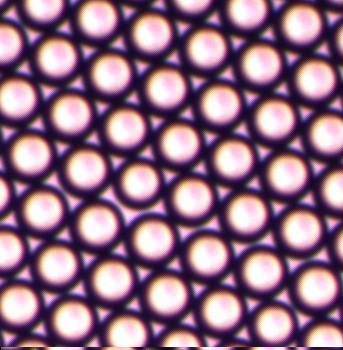
#> input picture circles04.jpg, 343 x 350 px
$ python modyfied3.1_foto_from_KAA.py
#> lines starting #> are read from the running program, lines starting #| are printed output that depends on the picture; after the words box and inside, x2 and y2 are one past the last pixel; in counts of white or black regions, pixels touching at a corner belong together
"""  coded by Dvoretsky Vasily
     mail:  vasya.dvoretsky@yandex.ru
 """
"""importing required libraries """
import cv2                                   #library of computer vision
import numpy as np                           #library of math
from mpl_toolkits.mplot3d import Axes3D      #library for plots
import matplotlib.pyplot as plt              # -||-
import matplotlib                            # -||-


"""importing the image"""
""" IMAGES FOR WORK

circles04.jpg - small picture to try the parameters
circles3      - big (1076) picture to show contrasting of an images

"""

"""opening an image for work"""
img = cv2.imread('circles04.jpg',3)
#> img is the input picture: shape (350, 343, 3); mean B, G, R 132.1, 110.2, 145.3
#imshow(img)
cv2.circle(img, (22,22),10, (200,200,80), -1)
#> img: shape (350, 343, 3); 0.26% of pixels changed, all inside (x1, y1, x2, y2) = (12, 12, 33, 33)


#"""drawing a circle of certain size """
#cv2.circle(img, (22,22),21, (200,200,80), -1)
"""converting of the image into grayscale """
gray = cv2.cvtColor(img, cv2.COLOR_BGR2GRAY)
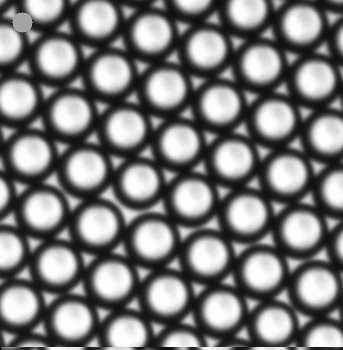
#> gray: shape (350, 343); min 9, max 255, mean 123.5
#cv2.imshow('circles', gray )

"""cv.HOUGH_GRADIENT is one of the Detection method to use
Python: cv2.HoughCircles(image, method, dp, minDist[, circles[, param1[, param2[, minRadius[, maxRadius]]]]]) → circles
    Parameters:
    ---image – 8-bit, single-channel, grayscale input image.

    ---circles – Output vector of found circles.
    Each vector is encoded as a 3-element floating-point vector (x, y, radius) .

    ---circle_storage – In C function this is a memory storage that will contain
    the output sequence of found circles.

    ---method – Detection method to use. Currently, the only implemented method
    is CV_HOUGH_GRADIENT , which is basically 21HT , described in [Yuen12.50].

    ---dp – Inverse ratio of the accumulator resolution to the image resolution.
    For example, if dp=1 , the accumulator has the same resolution as the input image.
    If dp=2 , the accumulator has half as big width and height.

    ---minDist – Minimum distance between the centers of the detected circles.
    If the parameter is too small, multiple neighbor circles may be falsely
    detected in addition to a true one. If it is too large, some circles may be missed.

    ---param1 – First method-specific parameter. In case of CV_HOUGH_GRADIENT ,
    it is the higher threshold of the two passed to the Canny() edge detector
    (the lower one is twice smaller).

    ---param2 – Second method-specific parameter. In case of CV_HOUGH_GRADIENT ,
    it is the accumulator threshold for the circle centers at the detection stage.
    The smaller it is, the more false circles may be detected.
    Circles, corresponding to the larger accumulator values, will be returned first.

    ---minRadius – Minimum circle radius.

    ---maxRadius – Maximum circle radius.

"""
image_to_work_with = gray
# [7 lines of commented-out code are left out]

"""Applying Hough algorithm to the image"""
circles = cv2.HoughCircles(gray, cv2.HOUGH_GRADIENT, 1,33,param1=2,param2=15,minRadius=15,maxRadius=20)
#> circles = 45 rows, first 8: [153.5, 239.5, 18.3], [221.5, 310.5, 18.3], [301.5, 23.5, 18.3], [56.5, 57.5, 18.3], [57.5, 264.5, 18.3], [70.5, 113.5, 18.3], [246.5, 213.5, 18.3], [206.5, 48.5, 18]
print("  [X   ],[Y   ],[R  ]")
print( circles)
#> (printed output is left out)


"""определение среднего радиуса"""

n = 0
r_sum = 0
for i in range(np.shape(circles)[1]):
    r_sum = r_sum + circles[0][i][2]
    n=n+1
#> this loop made 45 passes
#> r_sum on passes 1 to 12: 18.3, 36.6, 54.9, 73.2, 91.5, 109.8, 128.1, 146.1, 164.4, 182.5, 200.8, 219.1
#> after the loop, n = 45; r_sum = 818.9
#print("кол-во шаров",n)
R = np.int64(r_sum/n )
#> R = 18
print("Средний радиус",R)
#| Средний радиус 18

"""A bit of  information for people without without telepathic abilities  XD
#   circles is a three-dimensional array of ([[[x1, y1,r1]
                                               [x2, y2,r2]
                                               ..........
                                               [xn,yn,rn]]])

#   it can be represented as              ([[[i[0][ 0 ][0],i[0][ 0 ][1],i[0][ 0 ][2]]
                                             [i[0][ 1 ][0],i[0][ 1 ][1],i[0][ 1 ][2]]
                                              ........................................
                                             [i[0][n-1][0],i[0][n-1][1],i[0][n-1][2]]]])
#
#            n is a number of found by hough algorithm circles
#       to decreaze the dimensions of an array i use ...
#       array = array[0]
#       it converts the array into         ([[[i[ 0 ][0],i[ 0 ][1],i[ 0 ][2]]
                                              [i[ 1 ][0],i[ 1 ][1],i[ 1 ][2]]
                                              ........................................
                                              [i[n-1][0],i[n-1][1],i[n-1][2]]]])
#        thus shortening the length of the request
#

"""


"""wrшtes number of circles, uses original matrix named circles"""

height, width = img.shape[:2]    #defining the parameters of chosen image
#> height = 350; width = 343
img_mesh      = np.zeros((height, width,3), np.uint8)  # new picture for mesh
img_number    = img.copy() #making copies for monitoring images  Number of circle
img_found     = img.copy() #making copies for monitoring images  Drawing found circles om image
img_found_4R  = img.copy() #making copies for monitoring images  Drawing found circles and 4R-circles om image
img_KNN       = img.copy() #making copies for monitoring images  Drawing number of neighbour circles

""" Piece where number,found and found4R images are filled"""
Number_of_circles=0
font = cv2.FONT_HERSHEY_SIMPLEX    #initializing one of fonts
for i in circles[0,:]:
    #Black bold text as a background
    cv2.putText(img_number,str(Number_of_circles),(int(i[0]-5),int(i[1]+8)),font, 0.6,(255,255,255),2,cv2.LINE_AA)
    #white thin text
    cv2.putText(img_number,str(Number_of_circles),(int(i[0]-5),int(i[1]+8)),font, 0.6,(0  ,0  ,0  ),1,cv2.LINE_AA)
    #writing radiuses of found circles
    cv2.putText(img_found,str(i[2]),(int(i[0]-5),int(i[1]+8)),font, 0.6,(0  ,0  ,0  ),1,cv2.LINE_AA)

    #drawing circles
    cv2.circle(img_found,(i[0],i[1]),i[2],(0,255,0),2)
    #drawing centers of circles
    cv2.circle(img_found,(i[0],i[1]),2,(0,0,255),3)

    #drawing 4R-circles
    cv2.circle(img_found_4R,(i[0],i[1]),4*R,(160,50,200),2)
    #drawing circles
    cv2.circle(img_found_4R,(i[0],i[1]),i[2],(0,255,0),2)
    #drawing centers of circles
    cv2.circle(img_found_4R,(i[0],i[1]),2,(0,0,255),3)
    #adding a number of circle
    Number_of_circles=Number_of_circles+1
#> this loop made 45 passes
#> i on passes 1 to 12: [153.5, 239.5, 18.3], [221.5, 310.5, 18.3], [301.5, 23.5, 18.3], [56.5, 57.5, 18.3], [57.5, 264.5, 18.3], [70.5, 113.5, 18.3], [246.5, 213.5, 18.3], [206.5, 48.5, 18], [125.5, 127.5, 18.3], [30.5, 154.5, 18.1], [111.5, 73.5, 18.3], [16.5, 98.5, 18.3]
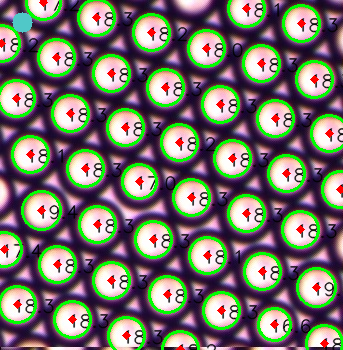
#> img_found: shape (350, 343, 3); mean B, G, R 106.9, 117.4, 118.2
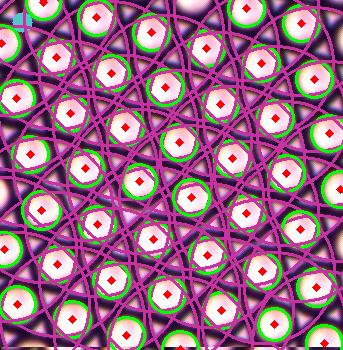
#> img_found_4R: shape (350, 343, 3); mean B, G, R 134.3, 108.3, 156.1
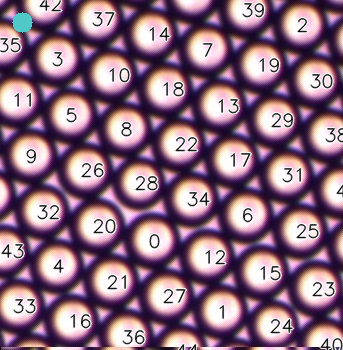
#> img_number: shape (350, 343, 3); mean B, G, R 127.8, 106.9, 139.7
#> after the loop, Number_of_circles = 45


"""A piece where LAB algorithms are defined """
original_array = circles
#> original_array has the same summary as circles
or_a = original_array[0]   # decreasing dimencion of an array
#> or_a has the same summary as circles

# [55 lines of commented-out code are left out]


"""radius shoul be between Rmid and sqrt(3)*Rmid"""
# [5 lines of commented-out code are left out]
"""функция квадрата длинны отрезка меж 2 точек """
def d2xy(mat,i,j):
    len = (mat[j][0]-mat[i][0])**2 + (mat[j][1]-mat[i][1])**2
    return len
#"""функция квадратов расстояний по x"""
#def d2y(mat,i,j):
#    return (mat[j][1]-mat[i][1])**2
"""_________________________________________"""
# [5 lines of commented-out code are left out]


print("/////////////////////////////")


d, H , W = np.shape(original_array)   #Defining shape of an array
#> d = 1; H = 45; W = 3
Mat_w = 5   #Width of matrix
Mat_h = H
#> Mat_h = 45
matrix     = [[0 for x in range(Mat_w)] for y in range(Mat_h)]
#matrix_x   = [[0 for x in range(1)    ] for y in range(Mat_h)]
matrix_y   = [[0 for x in range(1)    ] for y in range(Mat_h)]
#matrix_knn = [[0 for x in range(1)    ] for y in range(Mat_h)]
for i in range(H):
    for j in range(H):
        if matrix[i][4]<12.5:
            if (i==j) and (j<H) and (i<H):
                print("||| 1         |||",i+1,j+1)
                j=j+1
            elif (i==j) and (j<H) and (i>=H):
                print("||| 2            |||",i+1,j+1)
                break
            elif (i==j) and (j>=H) :
                print("||| 3            |||",i+1,j+1)
                i=i+1
                j=0
            elif (i!=j) and (d2xy(original_array[0],i,j)< 12.5*(R**2)) and (j<H) and (i>=H):
                print("||| 4            |||",i+1,j+1,"|||+1|||")
#                cv2.line(img,(original_array[0][i][1],original_array[0][i][2]),(original_array[0][j][1],original_array[0][j][2]),(0,0,0),5)
#                cv2.line(img,(circles[0][i][0],circles[0][i][1]),(circles[0][j][0],circles[0][j][1]),(2012.5, 46, 182),3)
                matrix[i][4] = matrix[i][4]+1
                matrix[i][0] = i+1
                matrix[i][1] = original_array[0][i][0]
                matrix[i][2] = original_array[0][i][1]
                matrix[i][3] = original_array[0][i][2]
#                matrix_x[i]=original_array[0][i][0]
                matrix_y[i]=original_array[0][i][2]
#                matrix_knn[i]=matrix[i][4]


                break
            elif (i!=j) and (d2xy(original_array[0],i,j)< 12.5*(R**2)) and (j<H) and (i<H):
                print("||| 5            |||",i+1,j+1,"|||++1|||")
                matrix[i][4] = matrix[i][4]+1
# [15 lines of commented-out code are left out]

                matrix[i][0] = i+1
                matrix[i][1] = original_array[0][i][0]
                matrix[i][2] = original_array[0][i][1]
                matrix[i][3] = original_array[0][i][2]
#                matrix_x[i]=original_array[0][i][0]
                matrix_y[i]=original_array[0][i][2]
#                matrix_knn[i]=matrix[i][4]
                j=j+1
            elif (i!=j) and (d2xy(original_array[0],i,j)< 12.5*(R**2)) and (j>=H):
                print("||| 6            |||",i+1,j+1,"|||+1|||")
#                cv2.line(img,(original_array[0][i][1],original_array[0][i][2]),(original_array[0][j][1],original_array[0][j][2]),(0,0,0),5)
#                cv2.line(img,(circles[0][i][0],circles[0][i][1]),(circles[0][j][0],circles[0][j][1]),(30, 240, 412.5),2)
                matrix[i][4] = matrix[i][4]+1
                matrix[i][0] = i+1
                matrix[i][1] = original_array[0][i][0]
                matrix[i][2] = original_array[0][i][1]
                matrix[i][3] = original_array[0][i][2]
#                matrix_x[i]=original_array[0][i][0]
                matrix_y[i]=original_array[0][i][2]
#                matrix_knn[i]=matrix[i][4]
                i=i+1
                j=0
            elif (i!=j) and (d2xy(original_array[0],i,j)>= 12.5*(R**2)) and (j>=H):
                print("||| 7            |||",i+1,j+1)
                i=i+1
                j=0
            elif (i!=j) and (d2xy(original_array[0],i,j)>= 12.5*(R**2)) and (j<H) and (i<H):
                print("||| 8            |||",i+1,j+1)
                j=j+1
            elif (i!=j) and (d2xy(original_array[0],i,j)>= 12.5*(R**2)) and (j<H) and (i>=H):
                print("||| 12.5            |||",i+1,j+1)
                break
        else:
            print("----------------------------------------------------------------6 ALREADY-----")
            break
# [4 lines of commented-out code are left out]


for i in range(H):
    cv2.putText(img_KNN,str(matrix[i][4]),(int(matrix[i][1]-5),int(matrix[i][2]+8)),font, 0.6,(0  ,0  ,0  ),1,cv2.LINE_AA)
    for j in range(H):
        if (i==j) and (j<H) and (i<H):
            print("||| 1         |||",i+1,j+1)
            j=j+1
        elif (i==j) and (j<H) and (i>=H):
            print("||| 2            |||",i+1,j+1)
            break
        elif (i==j) and (j>=H) :
            print("||| 3            |||",i+1,j+1)
            i=i+1
            j=0
        elif (i!=j) and (d2xy(original_array[0],i,j)< 12.5*(R**2)) and (j<H) and (i>=H):
            print("||| 4            |||",i+1,j+1,"|||+1|||")
            break
#            if  matrix[i][4]==6 and matrix[j][4] ==6:
#                cv2.line(mesh,(matrix[i][1],matrix[i][2]),((int(matrix[i][1]+matrix[j][1])/2),(int(matrix[i][2]+matrix[j][2])/2)),(2012.5, 46, 182),3)


#

        elif (i!=j) and (d2xy(original_array[0],i,j)< 12.5*(R**2)) and (j<H) and (i<H):
            print("||| 5            |||",i+1,j+1,"|||++1|||")
            if  matrix[i][4]==6 :
                cv2.line(img_mesh,(int(matrix[i][1]),int(matrix[i][2])),((int((matrix[i][1]+matrix[j][1])/2)),int((matrix[i][2]+matrix[j][2])/2)),(2012.5, 46, 182),1)
            elif  matrix[i][4]==5 :
                cv2.line(img_mesh,(int(matrix[i][1]),int(matrix[i][2])),((int((matrix[i][1]+matrix[j][1])/2)),int((matrix[i][2]+matrix[j][2])/2)),(0, 0, 255),1)
            elif  matrix[i][4]==4 :
                cv2.line(img_mesh,(int(matrix[i][1]),int(matrix[i][2])),((int((matrix[i][1]+matrix[j][1])/2)),int((matrix[i][2]+matrix[j][2])/2)),(0, 255, 255),1)
            elif  matrix[i][4]==3 :
                cv2.line(img_mesh,(int(matrix[i][1]),int(matrix[i][2])),((int((matrix[i][1]+matrix[j][1])/2)),int((matrix[i][2]+matrix[j][2])/2)),(255,255,255),1)
            elif  matrix[i][4]==2 :
                cv2.line(img_mesh,(int(matrix[i][1]),int(matrix[i][2])),((int((matrix[i][1]+matrix[j][1])/2)),int((matrix[i][2]+matrix[j][2])/2)),(255, 255,0),1)
            elif  matrix[i][4]==1 :
                cv2.line(img_mesh,(int(matrix[i][1]),int(matrix[i][2])),((int((matrix[i][1]+matrix[j][1])/2)),int((matrix[i][2]+matrix[j][2])/2)),(255, 0, 0),1)
            j=j+1
        elif (i!=j) and (d2xy(original_array[0],i,j)< 12.5*(R**2)) and (j>=H):
            print("||| 6            |||",i+1,j+1,"|||+1|||")
            i=i+1
            j=0
        elif (i!=j) and (d2xy(original_array[0],i,j)>= 12.5*(R**2)) and (j>=H):
            print("||| 7            |||",i+1,j+1)
            i=i+1
            j=0
        elif (i!=j) and (d2xy(original_array[0],i,j)>= 12.5*(R**2)) and (j<H) and (i<H):
            print("||| 8            |||",i+1,j+1)
            j=j+1
        elif (i!=j) and (d2xy(original_array[0],i,j)>= 12.5*(R**2)) and (j<H) and (i>=H):
            print("||| 12.5            |||",i+1,j+1)
            break
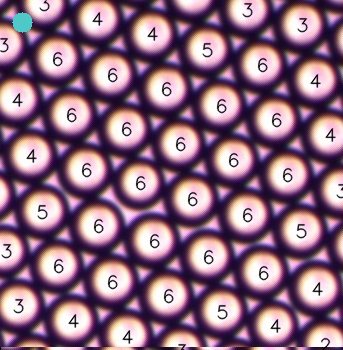
#> img_KNN: shape (350, 343, 3); mean B, G, R 128.5, 106.9, 141.3
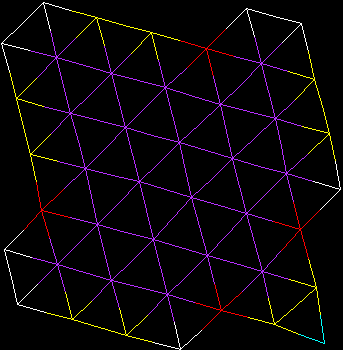
#> img_mesh: shape (350, 343, 3); mean B, G, R 8.3, 4.8, 9.4

# [21 lines of commented-out code are left out]
mina = 2*R
maxb = 0
for i in range(H):
    c=np.min(original_array[0][i][2])
    if mina>c:
#        print("min,c",mina," ",c,"min",mina,"R",R)
        mina=c
#        print("min",mina)
    elif c>maxb:
        maxb=c
#        print("max,c",maxb," ",c,"max",maxb,"R",R)

    else:
        i=i+1
#        print("------------")

print(" минимальный радиус =",mina)
print("максимальный радиус =",maxb)
print("отклонение меньшего от среднеарифметического =",((R-mina)/R)*100,"%")
print("отклонение большего от среднеарифметического =",((maxb-R)/R)*100,"%")
#print(max(a[1]))


img_stacked1 = np.concatenate((img     , img_found  , img_found_4R), axis=1)
img_stacked2 = np.concatenate((img_mesh,img_number  , img_KNN     ), axis=1)
img_stacked = np.concatenate((img_stacked1, img_stacked2), axis=0)
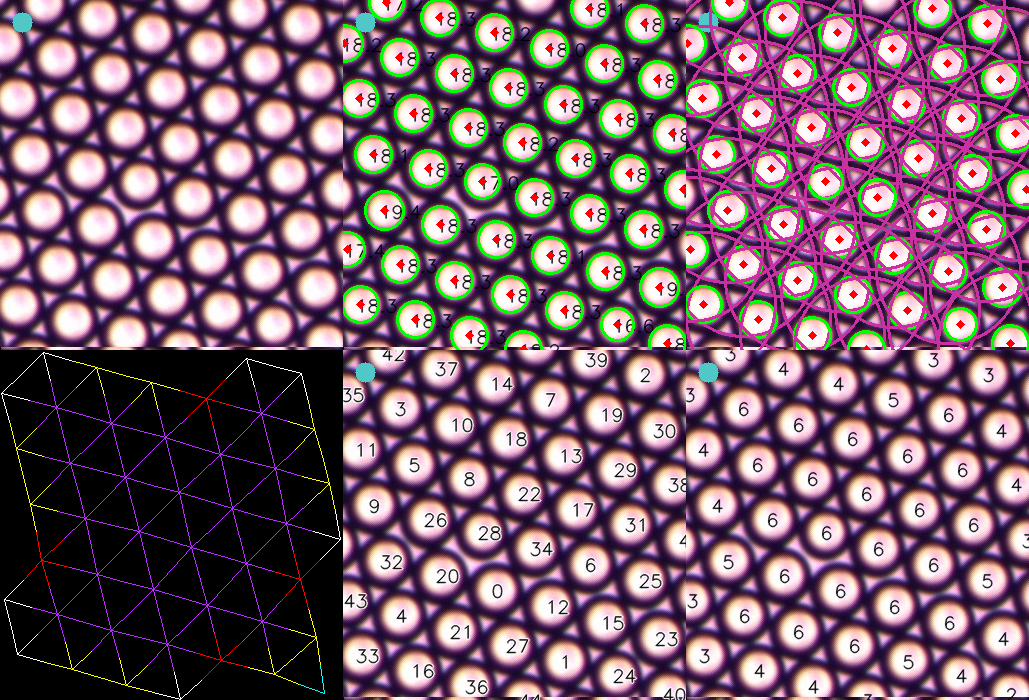
#> img_stacked: shape (700, 1029, 3); mean B, G, R 106.4, 92.5, 118.3
cv2.namedWindow('staked', cv2.WINDOW_NORMAL)
cv2.imshow('staked',img_stacked)

cv2.imwrite('out_12.5_F0000012.png', img_stacked)


# [22 lines of commented-out code are left out]


print("кол-во шаров",n)


# [54 lines of commented-out code are left out]
k = cv2.waitKey(0)
#> (key Esc is pressed here)
if k == 27:
    cv2.destroyAllWindows()

$ run again, with circles01.jpg copied over circles04.jpg
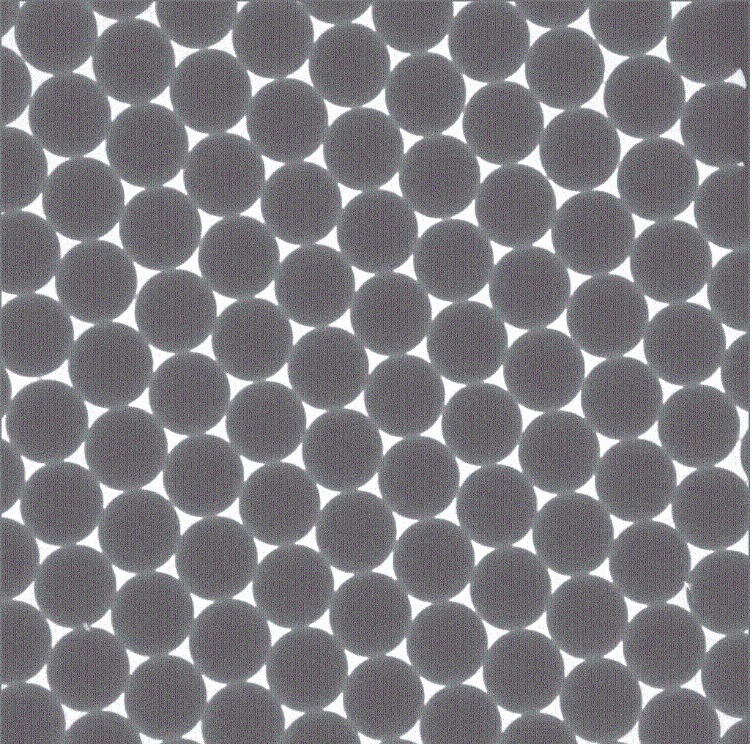
#> input picture circles01.jpg, 752 x 744 px
#> img is the input picture: shape (744, 752, 3); mean B, G, R 127.8, 123, 124.8
#> img: shape (744, 752, 3); 0.06% of pixels changed, all inside (x1, y1, x2, y2) = (12, 12, 33, 33)
#> circles = 21 rows, first 8: [476.5, 349.5, 19.4], [468.5, 405.5, 19.4], [21.5, 660.5, 19.4], [186.5, 693.5, 19.4], [207.5, 186.5, 19.4], [533.5, 690.5, 19.4], [612.5, 485.5, 17.2], [269.5, 484.5, 19.4]
#> (printed output is left out)
#> the loop `for i in range(np.shape(circles)[1]):` made 21 passes
#> r_sum on passes 1 to 8: 19.4, 38.8, 58.2, 77.6, 97, 116.4, 133.6, 153
#> after the loop `for i in range(np.shape(circles)[1]):`: n = 21; r_sum = 389.7
#> R = 18
#| Средний радиус 18
#> the loop `for i in circles[0,:]:` made 21 passes
#> after the loop `for i in circles[0,:]:`:
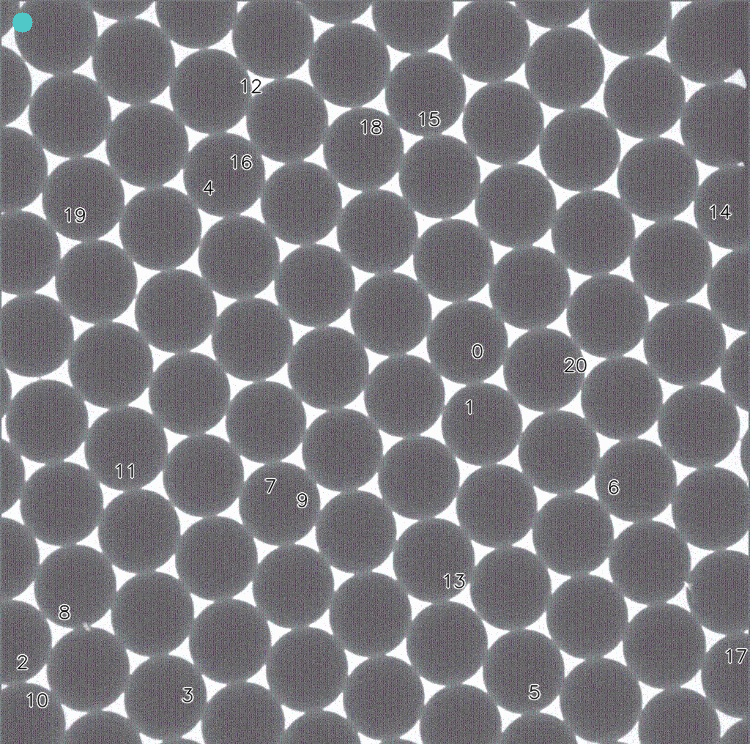
#> img_number: shape (744, 752, 3); mean B, G, R 128.1, 123.3, 125.1
#> after the loop `for i in circles[0,:]:`: Number_of_circles = 21
#> original_array has the same summary as circles
#> or_a has the same summary as circles
#> `img_stacked = np.concatenate((img_stacked1, img_stacked2), axis=0)`:
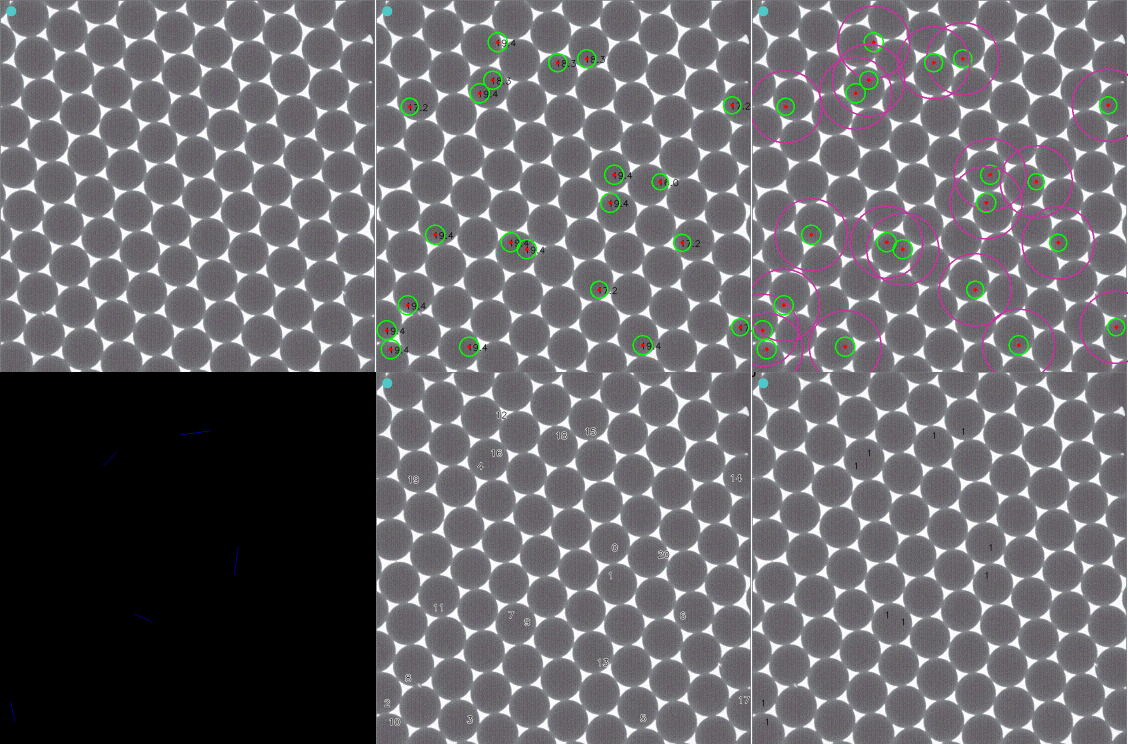
#> img_stacked: shape (1488, 2256, 3) (shown at 1/2 size); mean B, G, R 106.2, 102.5, 104.1
